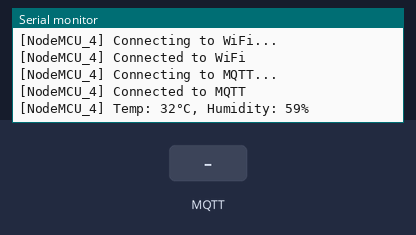
A sketch run on a simulated ESP8266 (NodeMCU). On the bench: the last lines printed to the serial monitor. The inputs (shaded band) are chosen by the test bench. WiFi joins after 1.5 s; servers stay silent unless stated; random numbers use the default seed unless the sketch sets one; no MQTT or app messages arrive unless stated.

Above: at 3.2 s.
3.3 s: MQTT message "1" arrives on the first subscribed topic
At 8.2 s:
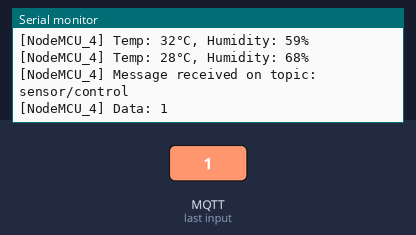
8.5 s: MQTT message "on" arrives on the first subscribed topic
At 12.4 s:
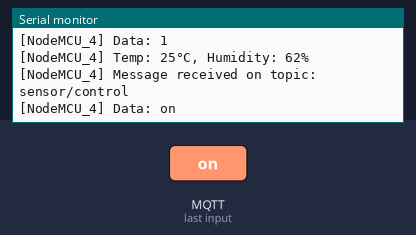
13.5 s: MQTT message "off" arrives on the first subscribed topic
At 17.6 s:
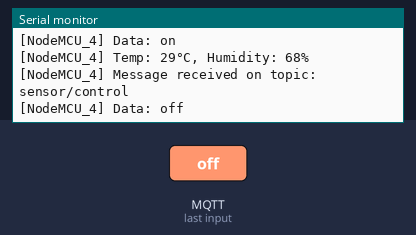
Timing chart, 0 to 19.1 s (numbered marks = the images above; inputs shaded):
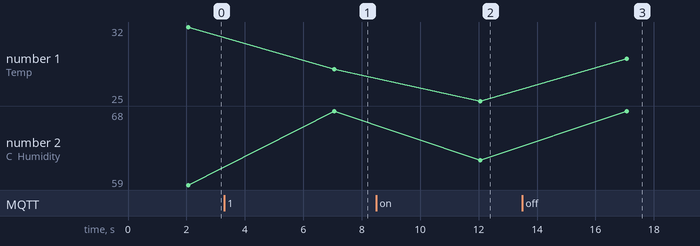

Measured:
- after the input at 3.3 s, the serial monitor: prints a new line after 3.8 s (image 1)
- after the input at 8.5 s, the serial monitor: prints a new line after 3.6 s (image 2)
- after the input at 13.5 s, the serial monitor: prints a new line after 3.6 s (image 3)

The sketch:

Raspi-ESP8266-MQTT-Communication.ino
```cpp
#include <ESP8266WiFi.h>
#include <PubSubClient.h>

const char* ssid = "Mitadtu_Staff";
const char* password = "Mitadtu@2016";
const char* mqttServer = "172.25.12.252";  // Replace with Raspberry Pi IP
const int mqttPort = 1883;
const char* clientID = "NodeMCU_4"; // Unique identifier for second NodeMCU

WiFiClient espClient;
PubSubClient client(espClient);

void callback(char* topic, byte* payload, unsigned int length) {
  Serial.print("[NodeMCU_4] Message received on topic: ");
  Serial.println(topic);

  Serial.print("[NodeMCU_4] Data: ");
  for (int i = 0; i < length; i++) {
    Serial.print((char)payload[i]);
  }
  Serial.println();
}

void setup() {
  Serial.begin(115200);
  WiFi.begin(ssid, password);

  while (WiFi.status() != WL_CONNECTED) {
    delay(1000);
    Serial.println("[NodeMCU_4] Connecting to WiFi...");
  }
  Serial.println("[NodeMCU_4] Connected to WiFi");

  client.setServer(mqttServer, mqttPort);
  client.setCallback(callback);

  while (!client.connected()) {
    Serial.println("[NodeMCU_4] Connecting to MQTT...");
    if (client.connect(clientID)) {
      Serial.println("[NodeMCU_4] Connected to MQTT");
      client.subscribe("sensor/control");
    } else {
      Serial.print("[NodeMCU_4] Failed, state: ");
      Serial.println(client.state());
      delay(2000);
    }
  }
}

void loop() {
  if (!client.connected()) {
    while (!client.connect(clientID)) {
      Serial.println("[NodeMCU_4] Reconnecting to MQTT...");
      delay(2000);
    }
  }

  int temperature = random(25, 35);
  int humidity = random(50, 70);

  // Label data for differentiation
  String data = "[NodeMCU_4] Temp: " + String(temperature) + "°C, Humidity: " + String(humidity) + "%";

  Serial.println(data); // Print labeled data
  client.publish("sensor/data", data.c_str());

  client.loop();
  delay(5000);
}
```
